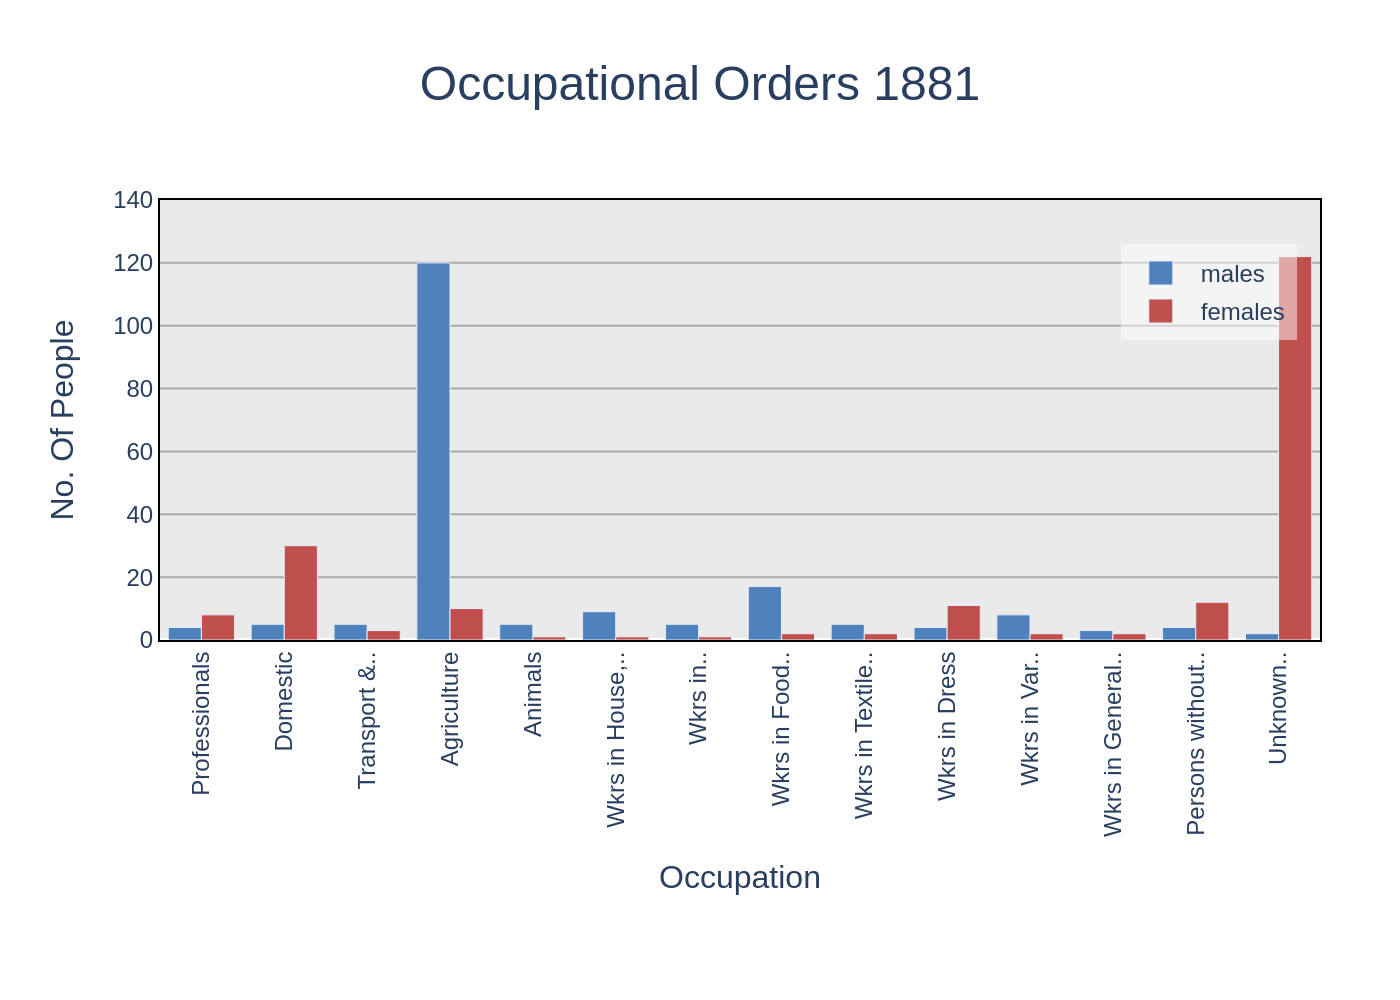

Source code (Python):
import sys
import json
import os
import plotly.graph_objects as go

# Check if a file path is provided as a command-line argument
if len(sys.argv) != 2:
    print("Usage: python create_chart.py <path_to_json_file>")
    sys.exit(1)

json_path = sys.argv[1]

# Check if the JSON file exists
if not os.path.exists(json_path):
    print(f"Error: File not found at {json_path}")
    sys.exit(1)

# Read data from the JSON file
try:
    with open(json_path, 'r', encoding='utf-8') as f:
        chart_data = json.load(f)
except json.JSONDecodeError:
    print(f"Error: Invalid JSON format in {json_path}")
    sys.exit(1)

# --- Chart Generation ---

# Extract data for plotting
categories = [item['category'] for item in chart_data['chart_data']]
series_names = chart_data['series_names']
colors = chart_data['colors']
texts = chart_data['texts']

# Create a figure
fig = go.Figure()

# Add a bar trace for each series
for i, series_name in enumerate(series_names):
    values = [item['values'][i] for item in chart_data['chart_data']]
    fig.add_trace(go.Bar(
        x=categories,
        y=values,
        name=series_name,
        marker_color=colors[i]
    ))

# Update layout
fig.update_layout(
    title=dict(
        text=texts['title'],
        x=0.5,
        font=dict(size=24)
    ),
    xaxis=dict(
        title=texts['x_axis_title'],
        tickangle=-90,
        title_font=dict(size=16),
        tickfont=dict(size=12)
    ),
    yaxis=dict(
        title=texts['y_axis_title'],
        range=[0, 140],
        dtick=20,
        title_font=dict(size=16),
        tickfont=dict(size=12),
        gridcolor='darkgrey'
    ),
    barmode='group',
    legend=dict(
        orientation="v",
        yanchor="top",
        y=0.9,
        xanchor="right",
        x=0.98,
        bgcolor='rgba(255, 255, 255, 0.5)'
    ),
    font=dict(
        family="Arial"
    ),
    plot_bgcolor='#EAEAEA',
    paper_bgcolor='white',
    margin=dict(l=80, r=40, t=100, b=180) # Increased bottom margin for rotated labels
)

# Add border to the plotting area
fig.update_xaxes(showline=True, linewidth=1, linecolor='black', mirror=True)
fig.update_yaxes(showline=True, linewidth=1, linecolor='black', mirror=True)

# --- Output ---

# Derive the output filename from the input JSON filename
base_name = os.path.splitext(os.path.basename(json_path))[0]
output_filename = f"{base_name}.png"

# Save the figure to a PNG file
fig.write_image(output_filename, scale=2)

print(f"Chart saved as {output_filename}")
